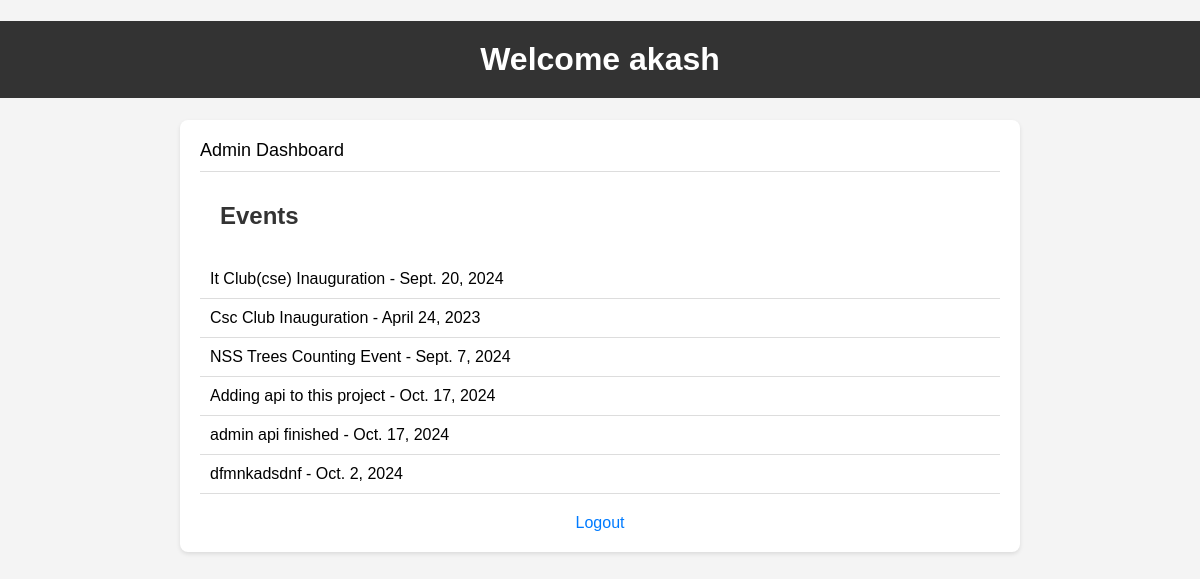
The page /dashboard/ (signed in) on the database its author committed.
### events/models.py (models this page shows)
class Event(models.Model):
    title = models.CharField(max_length=100)
    description = models.TextField()
    date = models.DateField()
    location = models.CharField(max_length=100)

### events/views.py (the view)
# urls.py: path('dashboard/', views.dashboard, name='dashboard'),
def dashboard(request):
    profile = UserProfile.objects.get(user=request.user)
    events = Event.objects.all()
    return render(request, 'events/dashboard.html', {
        'events': events,
        'profile': profile
    })

### events/templates/events/dashboard.html (shortened to what this page needs)
<!DOCTYPE html>
<html>
<head>
</head>
<body>
    <h1>Welcome {{ request.user.username }}</h1>
    <div class="dashboard">
        {% if profile.role == 'admin' %}
            <p>Admin Dashboard</p>
        {% elif profile.role == 'organizer' %}
            <p>Organizer Dashboard</p>
        {% elif profile.role == 'attendee' %}
            <p>Attendee Dashboard</p>
        {% endif %}
        <h2>Events</h2>
        <ul>
            {% for event in events %}
                <li>
                    {{ event.title }} - {{ event.date }}
                </li>
            {% endfor %}
        </ul>
        <a href="{% url 'logout' %}">Logout</a>
    </div>
</body>
</html>

### events/templates/events/dashboard.html (style rules this page uses)
body { font-family: Arial, sans-serif; margin: 0; padding: 0; background-color: #f4f4f4; }
h1 { background-color: #333; color: #fff; padding: 20px; text-align: center; }
h2 { color: #333; padding: 10px 20px; }
.dashboard { max-width: 800px; margin: 20px auto; padding: 20px; background-color: #fff; border-radius: 8px; box-shadow: 0 2px 4px rgba(0, 0, 0, 0.1); }
.dashboard p { font-size: 18px; margin: 0; padding-bottom: 10px; border-bottom: 1px solid #ddd; }
ul { list-style-type: none; padding: 0; }
li { padding: 10px; border-bottom: 1px solid #ddd; }
a { display: block; text-align: center; margin-top: 20px; color: #007bff; text-decoration: none; font-size: 16px; }

### rows shown on the page
Event: title "It Club(cse) Inauguration", date "Sept. 20, 2024"
Event: title "Csc Club Inauguration", date "April 24, 2023"
Event: title "NSS Trees Counting Event", date "Sept. 7, 2024"
Event: title "Adding api to this project", date "Oct. 17, 2024"
Event: title "admin api finished", date "Oct. 17, 2024"
Event: title "dfmnkadsdnf", date "Oct. 2, 2024"

### other values the page prints
{{ request.user.username }} "akash"
